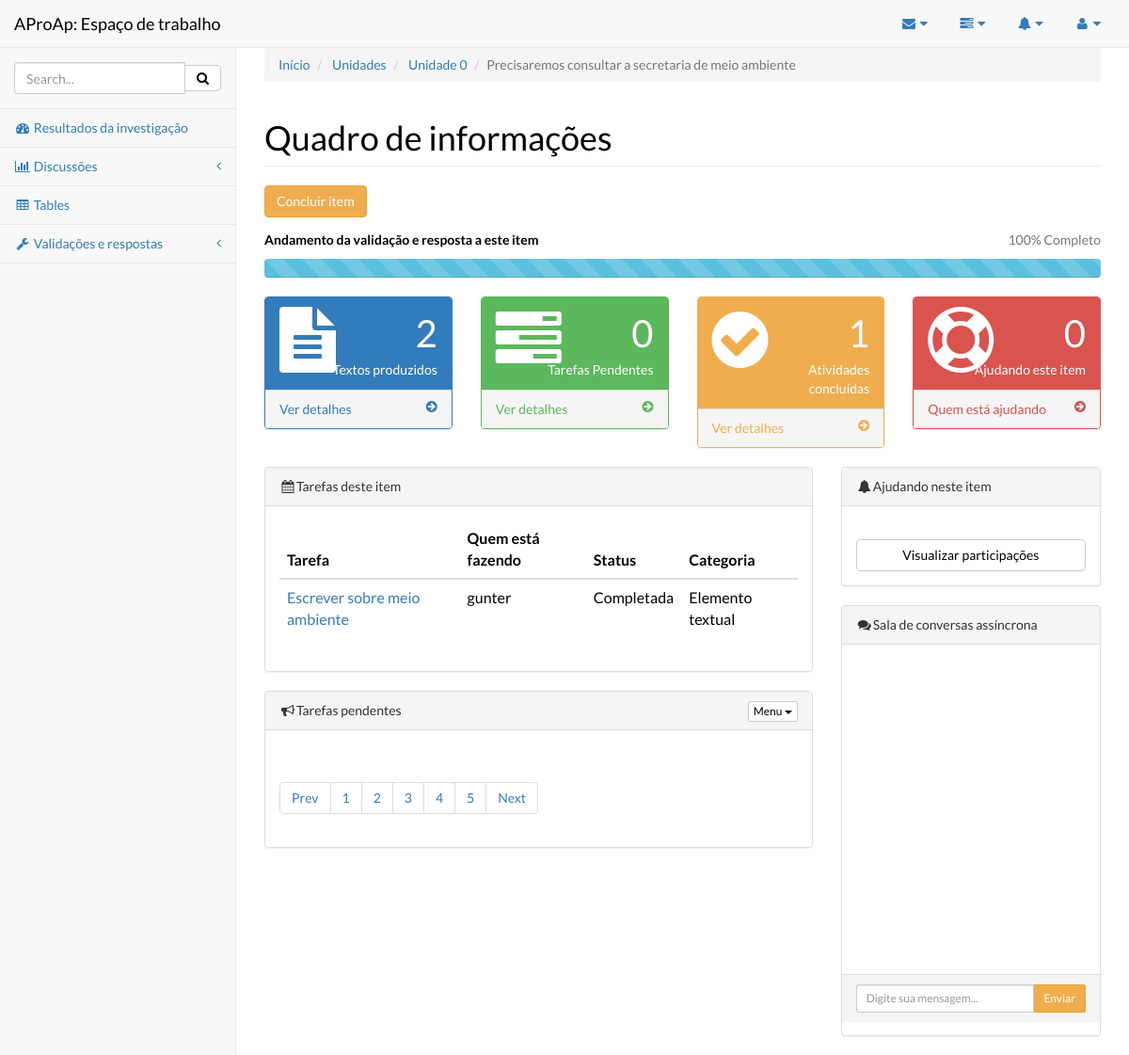
/projeto/ufes-turma-3-engen-comp/unidade/0/item/precisaremos-consultar-a-secretaria-de-meio-ambiente/ (signed in), run on the app's committed database.
### aproap/models.py (models this page shows, shortened)
class unidadeInvestigacao(models.Model):
    nomeDoBloco = models.IntegerField()
    qualProjeto = models.ForeignKey(Projeto)
    conhecimentoPrevio = models.CharField(max_length=200)
    slugConhecimento = models.SlugField()
    investigador = models.CharField(max_length=100, blank=True)
    prazo = models.DateField(blank=True, null=True)
    prazoFinal = models.DateField(blank=True, null=True)
    precisaAjuda = models.IntegerField(default=0)
    status = models.IntegerField(default=0)

class tarefasItem(models.Model):
    tarefaDesc = models.CharField(max_length=100)
    slugTarefa = models.SlugField()
    vinculoConhecimento = models.ForeignKey(unidadeInvestigacao)
    responsavel = models.CharField(max_length=100, blank=True)
    status = models.IntegerField(default=0)
    categoria = models.CharField(max_length=30)

### aproap/views.py (the view)
@login_required
def detalhesItem(request, slug, unidade, itemslug):
    pk = espacoProjeto.objects.get(slugProjeto=slug).id
    idProjeto = Projeto.objects.get(espaco=pk)
    mensagens = mensagemAssistente.objects.filter(usuario=request.user.username)
    desteUsuario = unidadeInvestigacao.objects.filter(qualProjeto=idProjeto, nomeDoBloco=unidade,
                                                      investigador=request.user.username)
    item = unidadeInvestigacao.objects.get(slugConhecimento=itemslug).id
    vinculoItem = unidadeInvestigacao.objects.get(slugConhecimento=itemslug)
    qualItem = unidadeInvestigacao.objects.get(pk=item).conhecimentoPrevio
    conversas = conversa.objects.filter(qualItem=vinculoItem)
    producoes = textoProduzido.objects.filter(vinculadoItem=vinculoItem).count()
    prazoInicial = unidadeInvestigacao.objects.get(pk=item).prazo
    if prazoInicial is None:
        semCronograma = True
    else:
        semCronograma = False
    qualItemId = unidadeInvestigacao.objects.get(pk=item).id
    investigadorPrincipal = unidadeInvestigacao.objects.get(pk=item).investigador
    ajudante = tarefasItem.objects.filter(vinculoConhecimento=qualItemId).exclude(responsavel=investigadorPrincipal)
    ajudante = ajudante.exclude(responsavel='')
    qtdajudantes = ajudante.count()
    tarefasAndamento = tarefasItem.objects.filter(vinculoConhecimento=qualItemId).exclude(responsavel='')
    tarefasPendentes = tarefasItem.objects.filter(vinculoConhecimento=qualItemId, responsavel='')
    qtdTarefasPendentes = tarefasItem.objects.filter(vinculoConhecimento=qualItemId, responsavel='').count()
    mediaTarefas = vinculoItem.status
    qtdTarefasFinalizadas = tarefasItem.objects.filter(vinculoConhecimento=qualItemId, status=1).count()
    context = dict(tarefasPendentes=tarefasPendentes, tarefasAndamento=tarefasAndamento,
                   qualItem=qualItemId, item=item, qtdTarefasPendentes=qtdTarefasPendentes,
                   qtdajudantes=qtdajudantes, ajudantes=ajudante, slug=slug, unidade=unidade, itemslug=itemslug,
                   semCronograma=semCronograma, producoes=producoes, vinculoItem=vinculoItem, conversas=conversas,
                   mediaTarefas=mediaTarefas, qtdTarefasFinalizadas=qtdTarefasFinalizadas, mensagens=mensagens,
                   desteUsuario=desteUsuario)
    c = RequestContext(request, context)
    return render_to_response('detalheItem.html', c)

### aproap/templates/detalheItem.html (shortened to what this page needs)
{% load static %}
<html><head>
        <link href="{% static 'static/css/font-awesome.min.css' %}" rel="stylesheet">
        <link href="{% static 'static/css/jquery.qtip.min.css' %}" rel="stylesheet">
        <link href="{% static 'static/css/bootstrap.css' %}" rel="stylesheet">
        <link href="{% static 'static/css/metisMenu.css' %}" rel="stylesheet">
        <link href="{% static 'static/css/sb-admin-2.css' %}" rel="stylesheet">
        <link href="{% static 'static/css/litetooltip.min.css' %}" rel="stylesheet">
        <link href="{% static 'static/css/rateit.css' %}" rel="stylesheet">
    </head><body>
    <div id="wrapper">
      <nav class="navbar navbar-default navbar-static-top" role="navigation"
      style="margin-bottom: 0">
        <div class="navbar-header">
          <a class="navbar-brand" href="/">AProAp: Espaço de trabalho</a>
        </div>
             <ul class="nav navbar-top-links navbar-right">
          <li class="dropdown">
            <a class="dropdown-toggle" data-toggle="dropdown" href="#">
                        <i class="fa fa-envelope fa-fw"></i>  <i class="fa fa-caret-down"></i>
                    </a>
          </li>
          <li class="dropdown">
            <a class="dropdown-toggle" data-toggle="dropdown" href="#">
                        <i class="fa fa-tasks fa-fw"></i>  <i class="fa fa-caret-down"></i>
                    </a>
          </li>
          <li class="dropdown">
            <a class="dropdown-toggle" data-toggle="dropdown" href="#">
                        <i class="fa fa-bell fa-fw"></i>  <i class="fa fa-caret-down"></i>
                    </a>
          </li>
          <li class="dropdown">
            <a class="dropdown-toggle" data-toggle="dropdown" href="#">
                        <i class="fa fa-user fa-fw"></i>  <i class="fa fa-caret-down"></i>
                    </a>
          </li>
        </ul>
        <div class="navbar-default sidebar" role="navigation">
          <div class="sidebar-nav navbar-collapse">
            <ul class="nav" id="side-menu">
              <li class="sidebar-search">
                <div class="input-group custom-search-form">
                  <input type="text" class="form-control" placeholder="Search...">
                  <span class="input-group-btn">
                    <button class="btn btn-default" type="button">
                      <i class="fa fa-search"></i>
                    </button>
                  </span>
                </div>
              </li>
              <li>
                <a href="index.html"><i class="fa fa-dashboard fa-fw"></i> Resultados da investigação</a>
              </li>
              <li>
                <a href="#"><i class="fa fa-bar-chart-o fa-fw"></i> Discussões<span class="fa arrow"></span></a>
              </li>
              <li>
                <a href="tables.html"><i class="fa fa-table fa-fw"></i> Tables</a>
              </li>
              <li>
                <a href="#"><i class="fa fa-wrench fa-fw"></i> Validações e respostas<span class="fa arrow"></span></a>
              </li>
            </ul>
          </div>
        </div>
      </nav>
      <div id="page-wrapper">
        <div class="row">
          <div class="col-lg-12">
            <ul class="breadcrumb">
              <li>
                <a href="/lobby/{{ slug }}/">Início</a>
              </li>
              <li>
                <a href="/projeto/{{ slug }}/unidades/">Unidades</a>
              </li>
              <li>
                <a href="/projeto/{{ slug }}/unidade/{{ unidade }}/detalhes/">Unidade {{ unidade }}</a>
              </li>
              <li class="active">{{ vinculoItem.conhecimentoPrevio }}</li>
            </ul>
            <h1 class="page-header">Quadro de informações</h1>
              <a class="btn btn-warning" href="#" data-toggle="modal" data-target="#concluirItem">Concluir item</a>
              <div>
                   <p>
                       <strong>Andamento da validação e resposta a este item</strong>
                       <span class="pull-right text-muted">{{ mediaTarefas }}% Completo</span>
                   </p>
                   <div class="progress progress-striped active">
                       <div class="progress-bar progress-bar-info" role="progressbar" aria-valuenow="{{ mediaTarefas }}" aria-valuemin="0" aria-valuemax="100" style="width: {{ mediaTarefas }}%">
                       </div>
                   </div>
              </div>
          </div>
        </div>
        <div class="row">
          <div class="col-lg-3 col-md-6">
            <div class="panel panel-primary">
              <div class="panel-heading">
                <div class="row">
                  <div class="col-xs-3">
                    <i class="fa fa-file-text fa-5x"></i>
                  </div>
                  <div class="col-xs-9 text-right">
                    <div class="huge">{{ producoes }}</div>
                    <div>Textos produzidos</div>
                  </div>
                </div>
              </div>
              <a href="#">
                            <div class="panel-footer">
                                <span class="pull-left">Ver detalhes</span>
                                <span class="pull-right"><i class="fa fa-arrow-circle-right"></i></span>
                                <div class="clearfix"></div>
                            </div>
                        </a>
            </div>
          </div>
          <div class="col-lg-3 col-md-6">
            <div class="panel panel-green">
              <div class="panel-heading">
                <div class="row">
                  <div class="col-xs-3">
                    <i class="fa fa-tasks fa-5x"></i>
                  </div>
                  <div class="col-xs-9 text-right">
                    <div class="huge">{{ qtdTarefasPendentes }}</div>
                    <div>Tarefas Pendentes</div>
                  </div>
                </div>
              </div>
              <a href="#tarefaspendentes">
                            <div class="panel-footer">
                                <span class="pull-left">Ver detalhes</span>
                                <span class="pull-right"><i class="fa fa-arrow-circle-right"></i></span>
                                <div class="clearfix"></div>
                            </div>
                        </a>
            </div>
          </div>
          <div class="col-lg-3 col-md-6">
            <div class="panel panel-yellow">
              <div class="panel-heading">
                <div class="row">
                  <div class="col-xs-3">
                    <i class="fa fa-check-circle fa-5x"></i>
                  </div>
                  <div class="col-xs-9 text-right">
                    <div class="huge">{{ qtdTarefasFinalizadas }}</div>
                    <div>Atividades concluídas</div>
                  </div>
                </div>
              </div>
              <a href="#">
                            <div class="panel-footer">
                                <span class="pull-left">Ver detalhes</span>
                                <span class="pull-right"><i class="fa fa-arrow-circle-right"></i></span>
                                <div class="clearfix"></div>
                            </div>
                        </a>
            </div>
          </div>
          <div class="col-lg-3 col-md-6">
            <div class="panel panel-red">
              <div class="panel-heading">
                <div class="row">
                  <div class="col-xs-3">
                    <i class="fa fa-support fa-5x"></i>
                  </div>
                  <div class="col-xs-9 text-right">
                    <div class="huge">{{ qtdajudantes }}</div>
                    <div>Ajudando este item</div>
                  </div>
                </div>
              </div>
              {% if vinculoItem.precisaAjuda == 0 %}
              <a href='#' data-toggle="modal" data-target="#confirmaAjuda">
                            <div class="panel-footer">
                                <span class="pull-left">Precisa de ajuda?</span>
                                <span class="pull-right"><i class="fa fa-arrow-circle-right"></i></span>
                                <div class="clearfix"></div>
                            </div>
              </a>
              {% else %}
              <a href='#'>
                            <div class="panel-footer">
                                <span class="pull-left">Quem está ajudando</span>
                                <span class="pull-right"><i class="fa fa-arrow-circle-right"></i></span>
                                <div class="clearfix"></div>
                            </div>
              </a>
              {% endif %}
            </div>
          </div>
        </div>
        <div class="row">
          <div class="col-lg-8">
            <div class="panel panel-default">
              <div class="panel-heading">
                <i class="fa -o fa-fw fa-calendar"></i>Tarefas deste item
              </div>
              <div class="panel-body">
                <table class="table">
                  <thead>
                    <tr>
                      <th>Tarefa</th>
                      <th>Quem está fazendo</th>
                      <th>Status</th>
                      <th>Categoria</th>
                    </tr>
                  </thead>
                  <tbody>
                  {% for tarefa in tarefasAndamento %}
                    <tr>
                       <td><a href="#"> {{ tarefa.tarefaDesc }}</a></td>
                       <td>{{ tarefa.responsavel }}</td>
                        {% if tarefa.status == 1 %}
                        <td>Completada</td>
                        {% else %}
                        <td>Sem resultados ainda</td>
                        {% endif %}
                       <td>{{ tarefa.categoria }}</td>
                    </tr>
                  {% endfor %}
                  </tbody>
                </table>
              </div>
            </div>
            <div class="panel panel-default" id="tarefaspendentes">
              <div class="panel-heading">
                <i class="fa -o fa-fw fa-bullhorn"></i>Tarefas pendentes
                <div class="pull-right">
                  <div class="btn-group">
                    <button type="button" class="btn btn-default btn-xs dropdown-toggle" data-toggle="dropdown">Menu
                      <span class="caret"></span>
                    </button>
                  </div>
                </div>
              </div>
              <div class="panel-body">
                <ul class="pagination">
                  <li>
                    <a href="#">Prev</a>
                  </li>
                  <li>
                    <a href="#">1</a>
                  </li>
                  <li>
                    <a href="#">2</a>
                  </li>
                  <li>
                    <a href="#">3</a>
                  </li>
                  <li>
                    <a href="#">4</a>
                  </li>
                  <li>
                    <a href="#">5</a>
                  </li>
                  <li>
                    <a href="#">Next</a>
                  </li>
                </ul>
              </div>
            </div>
          </div>
          <div class="col-lg-4">
            <div class="panel panel-default">
              <div class="panel-heading">
                <i class="fa fa-bell fa-fw"></i>Ajudando neste item</div>
              <div class="panel-body">
                <a href="#" class="btn btn-default btn-block">Visualizar participações</a>
              </div>
            </div>
            <div class="chat-panel panel panel-default">
              <div class="panel-heading">
                <i class="fa fa-comments fa-fw"></i>Sala de conversas assíncrona
              </div>
              <div class="panel-body">
              </div>
            <form method="post" action="/postar_conversa/{{ slug }}/{{ unidade }}/{{ itemslug }}/">
              <div class="panel-footer">
                <div class="input-group">
                  <input id="btn-input" type="text" class="form-control input-sm" name="mensagem" placeholder="Digite sua mensagem...">
                  <span class="input-group-btn">
                    <button class="btn btn-warning btn-sm" type="submit">Enviar</button>
                  </span>
                </div>
              </div>
            </form>
            </div>
          </div>
        </div>
      </div>
    </div>
  </body>
</html>

### data on the page
unidadeInvestigacao: conhecimentoPrevio "Precisaremos consultar a secretaria de meio ambiente"
tarefasItem: tarefaDesc "Escrever sobre meio ambiente", responsavel "gunter", status "Completada", categoria "Elemento textual"

### other printed values
{{ unidade }} "0"
{{ mediaTarefas }} "100"
{{ producoes }} "2"
{{ qtdTarefasPendentes }} "0"
{{ qtdTarefasFinalizadas }} "1"
{{ qtdajudantes }} "0"
